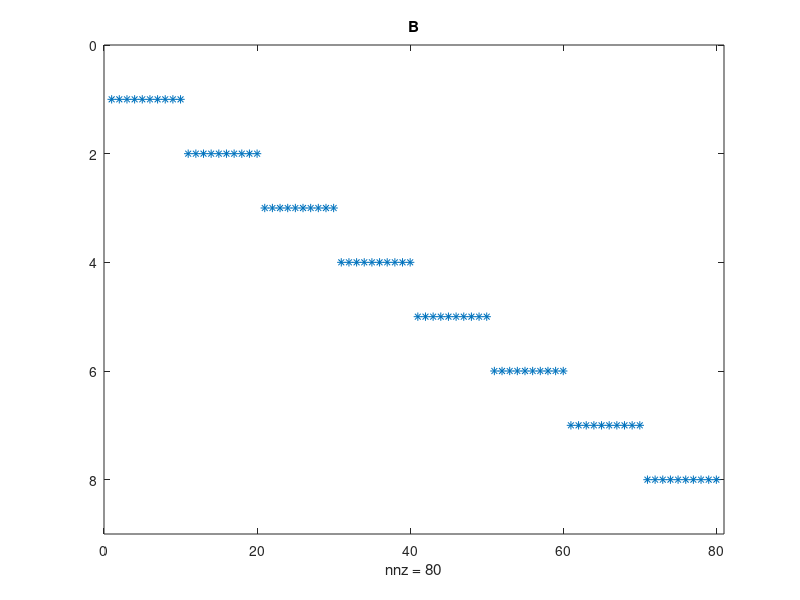
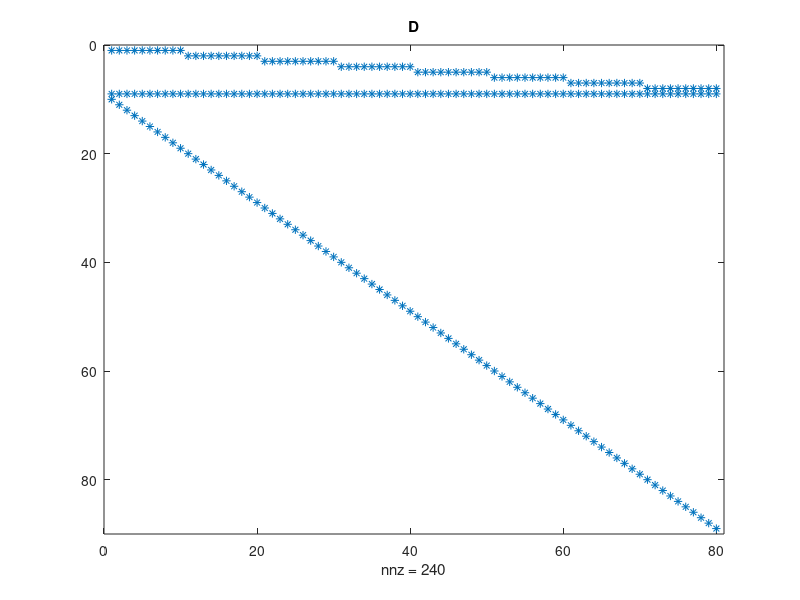
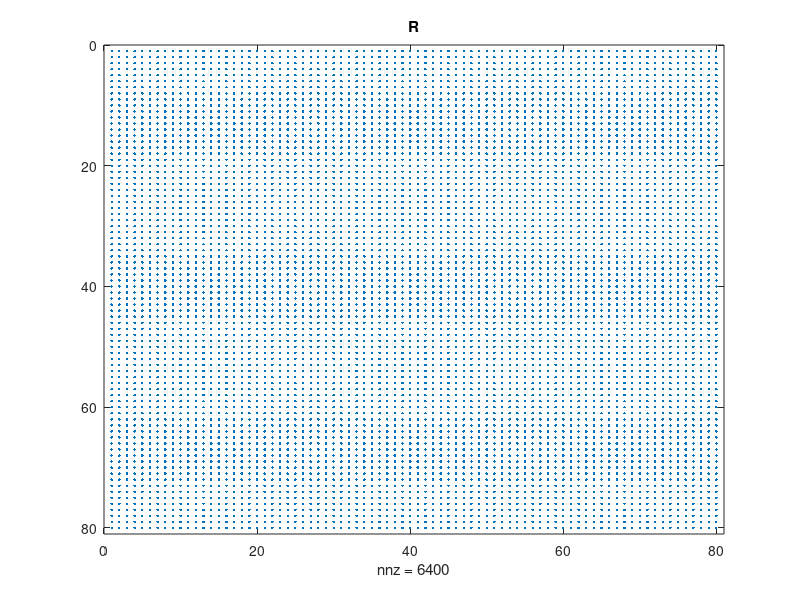

Write the MATLAB code that produced these figures, in order. (Note: this script raises an error after producing the figures.)
% want to verify the application
% of the sherman morrison formula
close all

l = 10;
s = (0.1:0.1:l*0.1)';

nr = 10;
nr_next = 8;
nj = 2;

B = kron(eye(nr_next),s');
figure; spy(B); title('B');

D1 = kron(eye(nr_next),ones(1,l)); [r1,c] = size(D1);
D2 = ones(1,nr_next*l);            [r2,~] = size(D2);
D3 = -eye(nr_next*l);              [r3,~] = size(D3);
D = [ D1 ; D2 ; D3  ];
figure; spy(D); title('D');

H = [eye(nj), zeros(nj,nr-nj) ];
E = [zeros(nr_next,nj), eye(nr_next) ];

nd = size(D,1);
t = rand(nd,1);
lambda = rand(nd,1);
invE = diag(-t.^-1 .* lambda, 0);
R = -D'*invE*D; figure; spy(R); title('R');

R1 = - [D1; zeros(r2+r3,c)]'*invE*[D1; zeros(r2+r3,c)];
R2 = - [zeros(r1,c);D2;zeros(r3,c3)]'*invE*[zeros(r1,c);D2;zeros(r3,c)];
R3 = - [zeros(r1+r2,c);D3]'*invE*[zeros(r1+r2,c);D3];

figure; spy(R1); title('R1');
figure; spy(R2); title('R2');
figure; spy(R3); title('R3');

